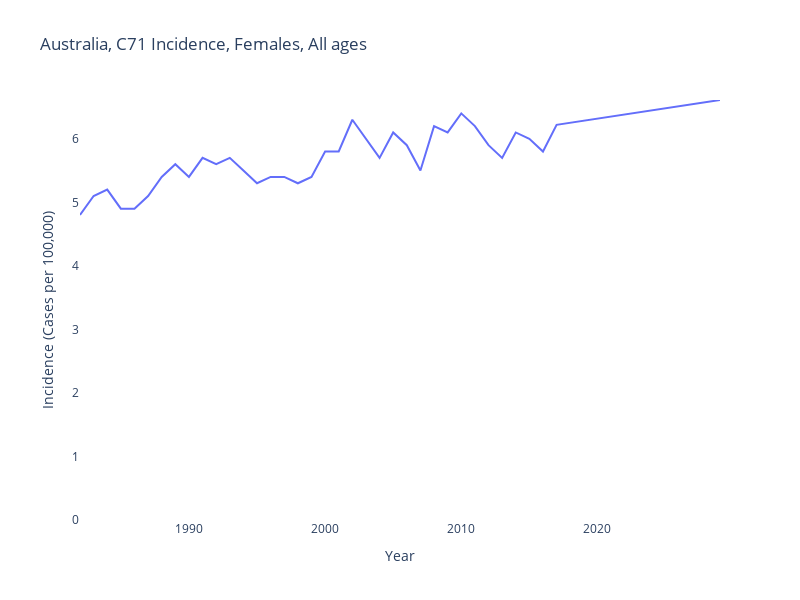

The notebook cell saved with this chart:
### Code cell
fig = px.line(x=all_years, y=all_rates, title=f'Australia, {code} Incidence, {gender}, {age_group}')

fig.update_layout(yaxis=dict(range=[0,max(all_rates)]))

fig.update_layout(
    xaxis_title="Year",
    yaxis_title="Incidence (Cases per 100,000)",
    plot_bgcolor='rgba(0,0,0,0)',
    autosize=False,
        width=800,
        height=600,)


fig.show()

### Figure 1 — Plotly figure (JSON) as saved in the notebook; plotly's stock layout.template omitted (floating-point values rounded to 4 significant figures)
{"data": [{"hovertemplate": "x=%{x}<br>y=%{y}<extra></extra>", "legendgroup": "", "line": {"color": "#636efa", "dash": "solid"}, "mode": "lines", "name": "", "orientation": "v", "showlegend": false, "type": "scatter", "x": [1982, 1983, 1984, 1985, 1986, 1987, 1988, 1989, 1990, 1991, 1992, 1993, 1994, 1995, 1996, 1997, 1998, 1999, 2000, 2001, 2002, 2003, 2004, 2005, 2006, 2007, 2008, 2009, 2010, 2011, 2012, 2013, 2014, 2015, 2016, 2017, 2018, 2019, 2020, 2021, 2022, 2023, 2024, 2025, 2026, 2027, 2028, 2029], "xaxis": "x", "y": [4.8, 5.1, 5.2, 4.9, 4.9, 5.1, 5.4, 5.6, 5.4, 5.7, 5.6, 5.7, 5.5, 5.3, 5.4, 5.4, 5.3, 5.4, 5.8, 5.8, 6.3, 6, 5.7, 6.1, 5.9, 5.5, 6.2, 6.1, 6.4, 6.2, 5.9, 5.7, 6.1, 6, 5.8, 6.22, 6.253, 6.285, 6.318, 6.35, 6.383, 6.415, 6.448, 6.481, 6.513, 6.546, 6.578, 6.611], "yaxis": "y"}], "layout": {"autosize": false, "height": 600, "legend": {"tracegroupgap": 0}, "plot_bgcolor": "rgba(0,0,0,0)", "title": {"text": "Australia, C71 Incidence, Females, All ages"}, "width": 800, "xaxis": {"anchor": "y", "domain": [0, 1], "title": {"text": "Year"}}, "yaxis": {"anchor": "x", "domain": [0, 1], "range": [0, 6.611], "title": {"text": "Incidence (Cases per 100,000)"}}}}
